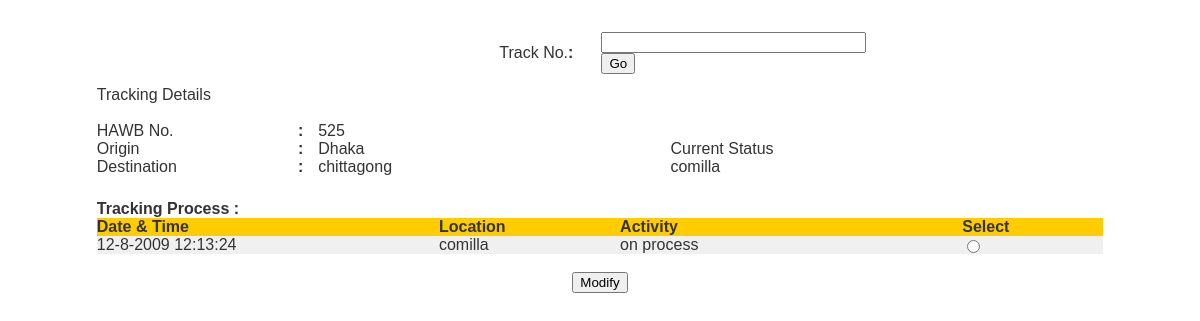
The page /modifytrack_dom.php?track_no=525 on the database its author committed.
### tables this page shows
CREATE TABLE `shipment_dom` (
  `serial` int(10) NOT NULL,
  `HAWB` varchar(255) DEFAULT NULL,
  `origin` varchar(255) DEFAULT NULL,
  `destination` varchar(255) DEFAULT NULL,
  `pdate` varchar(255) DEFAULT NULL,
  `shipper` varchar(20) NOT NULL,
  `receiver` varchar(20) NOT NULL,
  `product` int(11) NOT NULL,
  `status` varchar(255) DEFAULT NULL
);

CREATE TABLE `tracking_dom` (
  `serial` int(10) NOT NULL,
  `sid` varchar(255) DEFAULT NULL,
  `activity` varchar(255) DEFAULT NULL,
  `location` varchar(255) DEFAULT NULL,
  `pdate` varchar(255) DEFAULT NULL,
  `pickup_person` varchar(255) NOT NULL,
  `end_shipment` varchar(10) DEFAULT NULL
);

### modifytrack_dom.php (the view, shortened to what this page needs)
<?php
$hawb_no = $_REQUEST['track_no'];
?>
<html>
<link href="css/style.css" rel="stylesheet" type="text/css">
<link href="generalrules.css" rel="stylesheet" type="text/css" />
<head></head>
<body>
<div align="center"><br>
  <br>
</div>
<table width="45%" border="0" align="center" cellpadding="0" cellspacing="0">
  <tr>
    <td height="27" class="p01quote" align="right">Track No.</td>
    <td ><strong>:&nbsp;</strong></td>
    <td width="240"><form name="form1" method="post" action="">
        <input type="text" name="track_no" size="30">
        <input type="submit" name="Submit" value="Go">
      </form></td>
  </tr>
</table>
<br>
<?php
	$sql="select * from shipment_dom where HAWB='$hawb_no'";
	$rs_result=mysql_query($sql) or die(mysql_error());
	while ($row = mysql_fetch_assoc($rs_result))
	{
	$serial=$row['serial'];
?>
<table width="85%" border="0" align="center" cellpadding="0" cellspacing="0">
  <tr>
    <td colspan="4" class="p07">Tracking Details</td>
  </tr>
  <tr>
  	<td colspan="4">&nbsp;</td>
  </tr>
  <tr>
    <td width="20%">HAWB No.</td>
    <td width="2%"><strong>:</strong></td>
    <td colspan="2"><?php echo $row['HAWB'];?></td>
  </tr>
  <tr>
    <td>Origin</td>
    <td><strong>:</strong></td>
    <td width="35%"><?php echo $row['origin'];?></td>
    <td width="43%">Current Status</td>
  </tr>
  <tr>
    <td>Destination</td>
    <td><strong>:</strong></td>
    <td><?php echo $row['destination'];?></td>
    <td>
	<?php
	$sql="Select * from tracking_dom where sid='$serial' order by serial desc limit 1";
	$res=mysql_query($sql) or die(mysql_error());
	while($id=mysql_fetch_array($res))
	{
		echo $id['location'];
	}
	?></td>
  </tr>
</table>
<br>
<br>
<div align="center">
     <form name="form2" method="post" action="updatetrack_dom.php">
    <table width="85%" border="0" cellpadding="0" cellspacing="0" bordercolor="#FCFCFC">
      <tr align="left" bgcolor="#FFFFFF">
        <th colspan="4">Tracking Process :</th>
      </tr>
      <tr align="left" bgcolor="#FFCC00">
        <th width="34%">Date &amp; Time</th>
        <th width="18%">Location</th>
        <th width="34%">Activity</th>
        <th width="14%">Select</th>
      </tr>
      <?php
	$sql="Select * from tracking_dom where sid='$serial' order by serial desc ";
	$res=mysql_query($sql) or die(mysql_error());
	$bgcolor = ' bgcolor="#FfFfFf" ';
	while($id=mysql_fetch_array($res))
	{
	if($bgcolor==' bgcolor="#F0F0F0" ')
	{
		$bgcolor = ' bgcolor="#FFFFFF" ';
	}
	else
	{
		$bgcolor = ' bgcolor="#F0F0F0" ';
	}
	?>
      <tr <?php echo $bgcolor;?>>
        <td><?php echo $id['pdate']; ?></td>
        <td><?php echo $id['location']; ?></td>
        <td><?php echo $id['activity']; ?></td>
        <td><input name="serial_id" type="radio" value="<?php echo $id['serial']; ?>"></td>
      </tr>
      <?php } ?>
	<tr>
		<td colspan="4">&nbsp;</td>
	</tr>
      <tr>
        <td colspan="4"> <div align="center">
            <input type="submit" name="Submit2" value="Modify">
          </div></td>
      </tr>
    </table>
    <?php } ?>
 </form>
</body>
</html>

### generalrules.css (style rules this page uses)
BODY { FONT-SIZE: 11px; COLOR: #333333; FONT-FAMILY: Arial, Verdana, Helvetica, Geneva, sans-serif; TEXT-ALIGN: center }
FORM { MARGIN: 0px }

### rows shown on the page
shipment_dom: HAWB "525", origin "Dhaka", destination "chittagong"
tracking_dom: location "comilla", pdate "12-8-2009 12:13:24", activity "on process"
